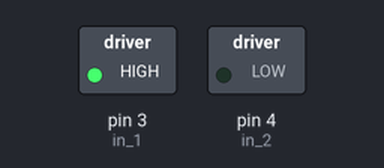
The sketch below on a simulated Arduino Uno, built with avr-gcc and run on an emulated ATmega328P. Parts: switched loads named in the sketch (green lamp = pin HIGH). What the sketch prints to the serial monitor is not drawn.

Above: at 0.1 s.
Timing chart, 0 to 1.6 s (numbered marks = the images above):
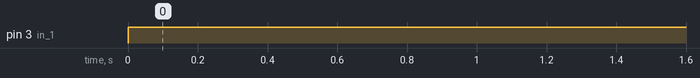

Measured:
- by itself, pin 3 (in_1): LOW → HIGH at 0.00 s

The sketch:

motor.ino
```cpp
#include <IRremote.h>
#include <Servo.h>

#define ONE 0xFFA25D
#define TWO 0xFF629D
#define THREE 0xFFE21D
#define FOUR 0xFF22DD
#define FIVE 0xFF02FD
#define SIX 0xFFC23D
#define SEVEN 0xFFE01F
#define EIGHT 0xFFA857
#define NINE 0xFF906F

#define RIGHT 0xFF5AA5
#define LEFT 0xFF10EF
#define UP 0xFF18E7
#define DOWN 0xFF4AB5


IRrecv irrecv(11);//Receive on pin 11
decode_results results;
const int in_1 = 3 ;
const int in_2 = 4 ;

void setup() {
  Serial.println("start");
  Serial.begin(9600);
  Serial.println("Enabling IRin");
  irrecv.enableIRIn(); // Start the receiver
  Serial.println("Enabled IRin");
  pinMode(in_1,OUTPUT) ;  //Logic pins are also set as output
  pinMode(in_2,OUTPUT) ;
}

void loop()
{
//For Clock wise motion , in_1 = High , in_2 = Low

  digitalWrite(in_1,HIGH) ;
  digitalWrite(in_2,LOW) ;

/*setting pwm of the motor to 255
we can change the speed of rotaion
by chaning pwm input but we are only
using arduino so we are using higest
value to driver the motor  */

  //Clockwise for 3 secs
  delay(3000) ;
 }
```
